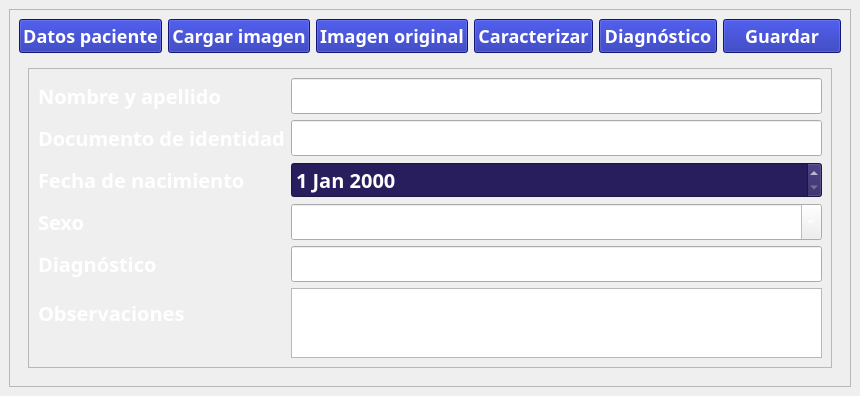
<?xml version="1.0" encoding="UTF-8"?>
<ui version="4.0">
 <class>MainWindow</class>
 <widget class="QMainWindow" name="MainWindow">
  <property name="geometry">
   <rect>
    <x>0</x>
    <y>0</y>
    <width>860</width>
    <height>355</height>
   </rect>
  </property>
  <property name="windowTitle">
   <string>MainWindow</string>
  </property>
  <property name="styleSheet">
   <string notr="true">background-color: #281E5D;
QPushButton {
    background-color: #1520A6;
    color: white;
    font-family: Montserrat;
    font-weight: 600;
    font-size: 14px;
    text-align: center;
}

</string>
  </property>
  <widget class="QWidget" name="centralwidget">
   <layout class="QVBoxLayout" name="verticalLayout_6">
    <item>
     <widget class="QFrame" name="frame">
      <property name="styleSheet">
       <string notr="true">
QPushButton {
    background-color: #1520A6;
    color: white;
    font-family: Montserrat;
    font-weight: 600;
    font-size: 18px;
    text-align: center;
}

QPushButton:pressed {
    background-color: #3944BB;
}</string>
      </property>
      <property name="frameShape">
       <enum>QFrame::StyledPanel</enum>
      </property>
      <property name="frameShadow">
       <enum>QFrame::Raised</enum>
      </property>
      <layout class="QHBoxLayout" name="horizontalLayout_2">
       <item>
        <layout class="QVBoxLayout" name="verticalLayout">
         <item>
          <layout class="QHBoxLayout" name="horizontalLayout_3" stretch="0,0,0,0,0,0">
           <item>
            <widget class="QPushButton" name="datos">
             <property name="text">
              <string>Datos paciente</string>
             </property>
            </widget>
           </item>
           <item>
            <widget class="QPushButton" name="cargarimagen">
             <property name="text">
              <string>Cargar imagen</string>
             </property>
            </widget>
           </item>
           <item>
            <widget class="QPushButton" name="imagenoriginal">
             <property name="text">
              <string>Imagen original</string>
             </property>
            </widget>
           </item>
           <item>
            <widget class="QPushButton" name="caracterizar">
             <property name="text">
              <string>Caracterizar</string>
             </property>
            </widget>
           </item>
           <item>
            <widget class="QPushButton" name="diagnosticar">
             <property name="text">
              <string>Diagnóstico</string>
             </property>
            </widget>
           </item>
           <item>
            <widget class="QPushButton" name="guardar">
             <property name="text">
              <string>Guardar</string>
             </property>
            </widget>
           </item>
          </layout>
         </item>
         <item>
          <widget class="QStackedWidget" name="stackedWidget">
           <property name="currentIndex">
            <number>0</number>
           </property>
           <widget class="QWidget" name="datos_2">
            <layout class="QVBoxLayout" name="verticalLayout_2">
             <item>
              <widget class="QFrame" name="frame_2">
               <property name="styleSheet">
                <string notr="true">font-family: Montserrat;
font-size: 20px;
font-weight: 600;
color: #FFFFFF;</string>
               </property>
               <property name="frameShape">
                <enum>QFrame::StyledPanel</enum>
               </property>
               <property name="frameShadow">
                <enum>QFrame::Raised</enum>
               </property>
               <layout class="QFormLayout" name="formLayout">
                <item row="0" column="0">
                 <widget class="QLabel" name="n1">
                  <property name="font">
                   <font>
                    <family>Montserrat</family>
                    <pointsize>-1</pointsize>
                    <weight>75</weight>
                    <bold>true</bold>
                   </font>
                  </property>
                  <property name="styleSheet">
                   <string notr="true"/>
                  </property>
                  <property name="text">
                   <string>Nombre y apellido</string>
                  </property>
                 </widget>
                </item>
                <item row="0" column="1">
                 <widget class="QLineEdit" name="n2">
                  <property name="font">
                   <font>
                    <family>Montserrat</family>
                    <pointsize>-1</pointsize>
                    <weight>75</weight>
                    <italic>false</italic>
                    <bold>true</bold>
                   </font>
                  </property>
                  <property name="styleSheet">
                   <string notr="true">QLabel {
    font-family: Montserrat;
    font-size: 11px;
    font-weight: 600;
    qproperty-alignment: AlignCenter;
    color: #FFFFFF;

}</string>
                  </property>
                  <property name="text">
                   <string/>
                  </property>
                 </widget>
                </item>
                <item row="2" column="0">
                 <widget class="QLabel" name="d1">
                  <property name="font">
                   <font>
                    <family>Montserrat</family>
                    <pointsize>-1</pointsize>
                    <weight>75</weight>
                    <bold>true</bold>
                   </font>
                  </property>
                  <property name="styleSheet">
                   <string notr="true"/>
                  </property>
                  <property name="text">
                   <string>Documento de identidad</string>
                  </property>
                 </widget>
                </item>
                <item row="2" column="1">
                 <widget class="QLineEdit" name="d2">
                  <property name="font">
                   <font>
                    <family>Montserrat</family>
                    <pointsize>-1</pointsize>
                    <weight>75</weight>
                    <bold>true</bold>
                   </font>
                  </property>
                  <property name="styleSheet">
                   <string notr="true">QLabel {
    font-family: Montserrat;
    font-size: 11px;
    font-weight: 600;
    qproperty-alignment: AlignCenter;
    color: #FFFFFF;

}</string>
                  </property>
                 </widget>
                </item>
                <item row="3" column="0">
                 <widget class="QLabel" name="label_2">
                  <property name="font">
                   <font>
                    <family>Montserrat</family>
                    <pointsize>-1</pointsize>
                    <weight>75</weight>
                    <bold>true</bold>
                   </font>
                  </property>
                  <property name="styleSheet">
                   <string notr="true"/>
                  </property>
                  <property name="text">
                   <string>Fecha de nacimiento</string>
                  </property>
                 </widget>
                </item>
                <item row="3" column="1">
                 <widget class="QDateEdit" name="dateEdit">
                  <property name="palette">
                   <palette>
                    <active>
                     <colorrole role="WindowText">
                      <brush brushstyle="SolidPattern">
                       <color alpha="255">
                        <red>255</red>
                        <green>255</green>
                        <blue>255</blue>
                       </color>
                      </brush>
                     </colorrole>
                     <colorrole role="Button">
                      <brush brushstyle="SolidPattern">
                       <color alpha="255">
                        <red>40</red>
                        <green>30</green>
                        <blue>93</blue>
                       </color>
                      </brush>
                     </colorrole>
                     <colorrole role="Text">
                      <brush brushstyle="SolidPattern">
                       <color alpha="255">
                        <red>255</red>
                        <green>255</green>
                        <blue>255</blue>
                       </color>
                      </brush>
                     </colorrole>
                     <colorrole role="ButtonText">
                      <brush brushstyle="SolidPattern">
                       <color alpha="255">
                        <red>255</red>
                        <green>255</green>
                        <blue>255</blue>
                       </color>
                      </brush>
                     </colorrole>
                     <colorrole role="Base">
                      <brush brushstyle="SolidPattern">
                       <color alpha="255">
                        <red>40</red>
                        <green>30</green>
                        <blue>93</blue>
                       </color>
                      </brush>
                     </colorrole>
                     <colorrole role="Window">
                      <brush brushstyle="SolidPattern">
                       <color alpha="255">
                        <red>40</red>
                        <green>30</green>
                        <blue>93</blue>
                       </color>
                      </brush>
                     </colorrole>
                     <colorrole role="PlaceholderText">
                      <brush brushstyle="NoBrush">
                       <color alpha="128">
                        <red>255</red>
                        <green>255</green>
                        <blue>255</blue>
                       </color>
                      </brush>
                     </colorrole>
                    </active>
                    <inactive>
                     <colorrole role="WindowText">
                      <brush brushstyle="SolidPattern">
                       <color alpha="255">
                        <red>255</red>
                        <green>255</green>
                        <blue>255</blue>
                       </color>
                      </brush>
                     </colorrole>
                     <colorrole role="Button">
                      <brush brushstyle="SolidPattern">
                       <color alpha="255">
                        <red>40</red>
                        <green>30</green>
                        <blue>93</blue>
                       </color>
                      </brush>
                     </colorrole>
                     <colorrole role="Text">
                      <brush brushstyle="SolidPattern">
                       <color alpha="255">
                        <red>255</red>
                        <green>255</green>
                        <blue>255</blue>
                       </color>
                      </brush>
                     </colorrole>
                     <colorrole role="ButtonText">
                      <brush brushstyle="SolidPattern">
                       <color alpha="255">
                        <red>255</red>
                        <green>255</green>
                        <blue>255</blue>
                       </color>
                      </brush>
                     </colorrole>
                     <colorrole role="Base">
                      <brush brushstyle="SolidPattern">
                       <color alpha="255">
                        <red>40</red>
                        <green>30</green>
                        <blue>93</blue>
                       </color>
                      </brush>
                     </colorrole>
                     <colorrole role="Window">
                      <brush brushstyle="SolidPattern">
                       <color alpha="255">
                        <red>40</red>
                        <green>30</green>
                        <blue>93</blue>
                       </color>
                      </brush>
                     </colorrole>
                     <colorrole role="PlaceholderText">
                      <brush brushstyle="NoBrush">
                       <color alpha="128">
                        <red>255</red>
                        <green>255</green>
                        <blue>255</blue>
                       </color>
                      </brush>
                     </colorrole>
                    </inactive>
                    <disabled>
                     <colorrole role="WindowText">
                      <brush brushstyle="SolidPattern">
                       <color alpha="255">
                        <red>255</red>
                        <green>255</green>
                        <blue>255</blue>
                       </color>
                      </brush>
                     </colorrole>
                     <colorrole role="Button">
                      <brush brushstyle="SolidPattern">
                       <color alpha="255">
                        <red>40</red>
                        <green>30</green>
                        <blue>93</blue>
                       </color>
                      </brush>
                     </colorrole>
                     <colorrole role="Text">
                      <brush brushstyle="SolidPattern">
                       <color alpha="255">
                        <red>255</red>
                        <green>255</green>
                        <blue>255</blue>
                       </color>
                      </brush>
                     </colorrole>
                     <colorrole role="ButtonText">
                      <brush brushstyle="SolidPattern">
                       <color alpha="255">
                        <red>255</red>
                        <green>255</green>
                        <blue>255</blue>
                       </color>
                      </brush>
                     </colorrole>
                     <colorrole role="Base">
                      <brush brushstyle="SolidPattern">
                       <color alpha="255">
                        <red>40</red>
                        <green>30</green>
                        <blue>93</blue>
                       </color>
                      </brush>
                     </colorrole>
                     <colorrole role="Window">
                      <brush brushstyle="SolidPattern">
                       <color alpha="255">
                        <red>40</red>
                        <green>30</green>
                        <blue>93</blue>
                       </color>
                      </brush>
                     </colorrole>
                     <colorrole role="PlaceholderText">
                      <brush brushstyle="NoBrush">
                       <color alpha="128">
                        <red>255</red>
                        <green>255</green>
                        <blue>255</blue>
                       </color>
                      </brush>
                     </colorrole>
                    </disabled>
                   </palette>
                  </property>
                  <property name="font">
                   <font>
                    <family>Montserrat</family>
                    <pointsize>-1</pointsize>
                    <weight>75</weight>
                    <bold>true</bold>
                   </font>
                  </property>
                  <property name="styleSheet">
                   <string notr="true">QLabel {
    font-family: Montserrat;
    font-size: 11px;
    font-weight: 600;
    qproperty-alignment: AlignCenter;
    color: #FFFFFF;

}</string>
                  </property>
                 </widget>
                </item>
                <item row="4" column="0">
                 <widget class="QLabel" name="label_3">
                  <property name="styleSheet">
                   <string notr="true"/>
                  </property>
                  <property name="text">
                   <string>Sexo</string>
                  </property>
                 </widget>
                </item>
                <item row="4" column="1">
                 <widget class="QComboBox" name="comboBox">
                  <property name="font">
                   <font>
                    <family>Montserrat</family>
                    <pointsize>-1</pointsize>
                    <weight>75</weight>
                    <bold>true</bold>
                   </font>
                  </property>
                  <property name="editable">
                   <bool>true</bool>
                  </property>
                 </widget>
                </item>
                <item row="5" column="0">
                 <widget class="QLabel" name="label_4">
                  <property name="styleSheet">
                   <string notr="true"/>
                  </property>
                  <property name="text">
                   <string>Diagnóstico</string>
                  </property>
                 </widget>
                </item>
                <item row="5" column="1">
                 <widget class="QLineEdit" name="diagline">
                  <property name="font">
                   <font>
                    <family>Montserrat</family>
                    <pointsize>-1</pointsize>
                    <weight>75</weight>
                    <bold>true</bold>
                   </font>
                  </property>
                  <property name="styleSheet">
                   <string notr="true">QLabel {
    font-family: Montserrat;
    font-size: 11px;
    font-weight: 600;
    qproperty-alignment: AlignCenter;
    color: #FFFFFF;

}</string>
                  </property>
                 </widget>
                </item>
                <item row="6" column="0">
                 <widget class="QLabel" name="label_5">
                  <property name="styleSheet">
                   <string notr="true"/>
                  </property>
                  <property name="text">
                   <string>Observaciones</string>
                  </property>
                 </widget>
                </item>
                <item row="6" column="1">
                 <widget class="QTextEdit" name="obs">
                  <property name="font">
                   <font>
                    <family>Montserrat</family>
                    <pointsize>-1</pointsize>
                    <weight>75</weight>
                    <bold>true</bold>
                   </font>
                  </property>
                  <property name="styleSheet">
                   <string notr="true">QLineEdit {
    font-family: Montserrat;
    font-size: 11px;
    font-weight: 600;
    qproperty-alignment: AlignCenter;
    color: #FFFFFF;

}</string>
                  </property>
                  <property name="html">
                   <string>&lt;!DOCTYPE HTML PUBLIC &quot;-//W3C//DTD HTML 4.0//EN&quot; &quot;http://www.w3.org/TR/REC-html40/strict.dtd&quot;&gt;
&lt;html&gt;&lt;head&gt;&lt;meta name=&quot;qrichtext&quot; content=&quot;1&quot; /&gt;&lt;style type=&quot;text/css&quot;&gt;
p, li { white-space: pre-wrap; }
&lt;/style&gt;&lt;/head&gt;&lt;body style=&quot; font-family:'Montserrat'; font-size:20px; font-weight:600; font-style:normal;&quot;&gt;
&lt;p style=&quot;-qt-paragraph-type:empty; margin-top:0px; margin-bottom:0px; margin-left:0px; margin-right:0px; -qt-block-indent:0; text-indent:0px; font-size:11pt; font-weight:400;&quot;&gt;&lt;br /&gt;&lt;/p&gt;&lt;/body&gt;&lt;/html&gt;</string>
                  </property>
                 </widget>
                </item>
               </layout>
              </widget>
             </item>
            </layout>
           </widget>
           <widget class="QWidget" name="im">
            <layout class="QVBoxLayout" name="verticalLayout_3">
             <item>
              <widget class="QGraphicsView" name="imagenes"/>
             </item>
            </layout>
           </widget>
           <widget class="QWidget" name="graf">
            <layout class="QVBoxLayout" name="verticalLayout_5">
             <item>
              <widget class="QGraphicsView" name="graficos"/>
             </item>
            </layout>
           </widget>
           <widget class="QWidget" name="Diag">
            <layout class="QVBoxLayout" name="verticalLayout_4">
             <item>
              <widget class="QLabel" name="diagnostico">
               <property name="styleSheet">
                <string notr="true">QLabel {
    font-family: Montserrat;
    font-size: 22px;
    font-weight: 400;
    qproperty-alignment: AlignCenter;
    color: #FFFFFF;

}</string>
               </property>
               <property name="text">
                <string>-</string>
               </property>
              </widget>
             </item>
             <item>
              <widget class="QGraphicsView" name="grafDiag"/>
             </item>
            </layout>
           </widget>
          </widget>
         </item>
        </layout>
       </item>
      </layout>
     </widget>
    </item>
   </layout>
  </widget>
 </widget>
 <resources/>
 <connections/>
</ui>
